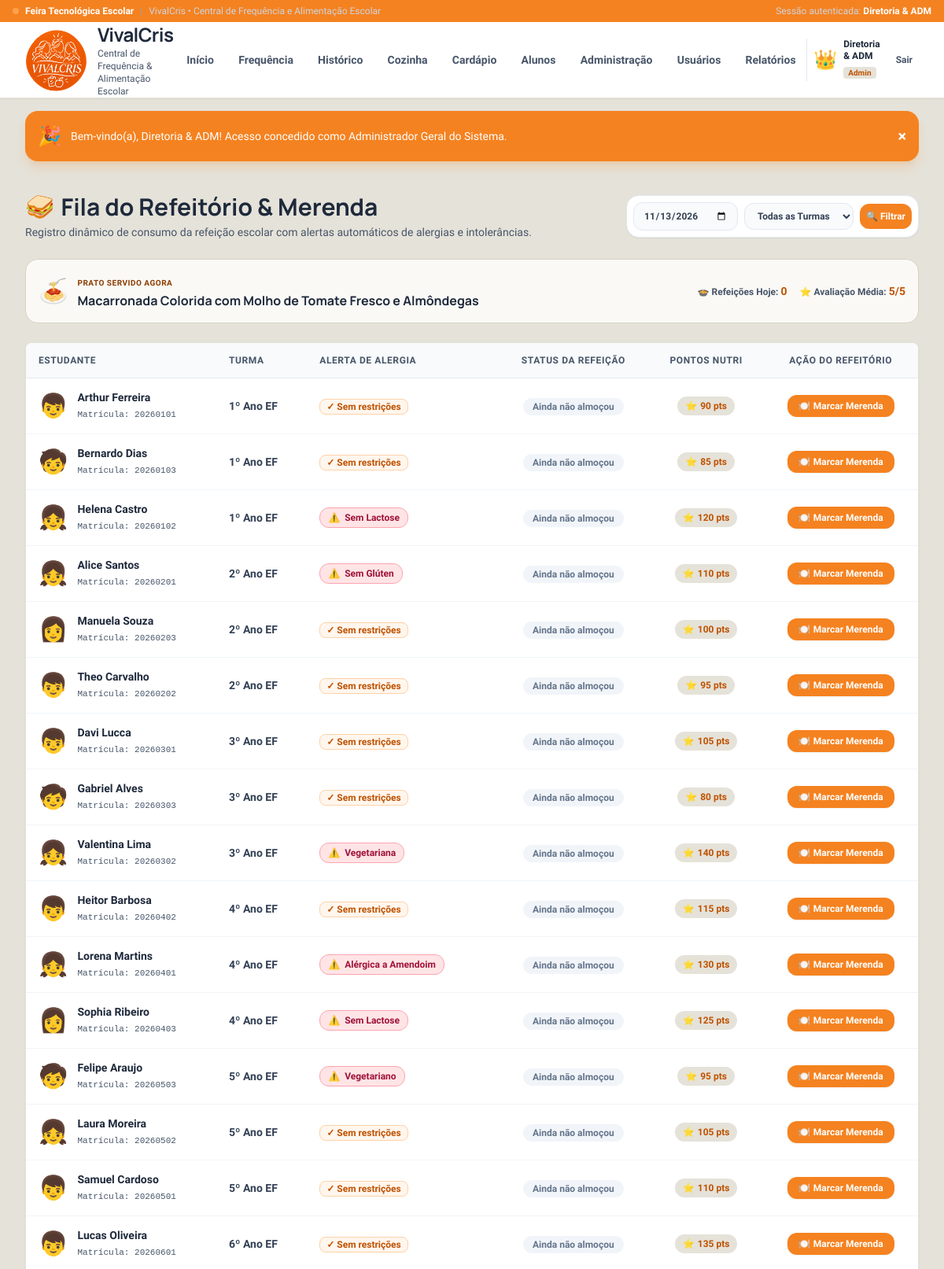
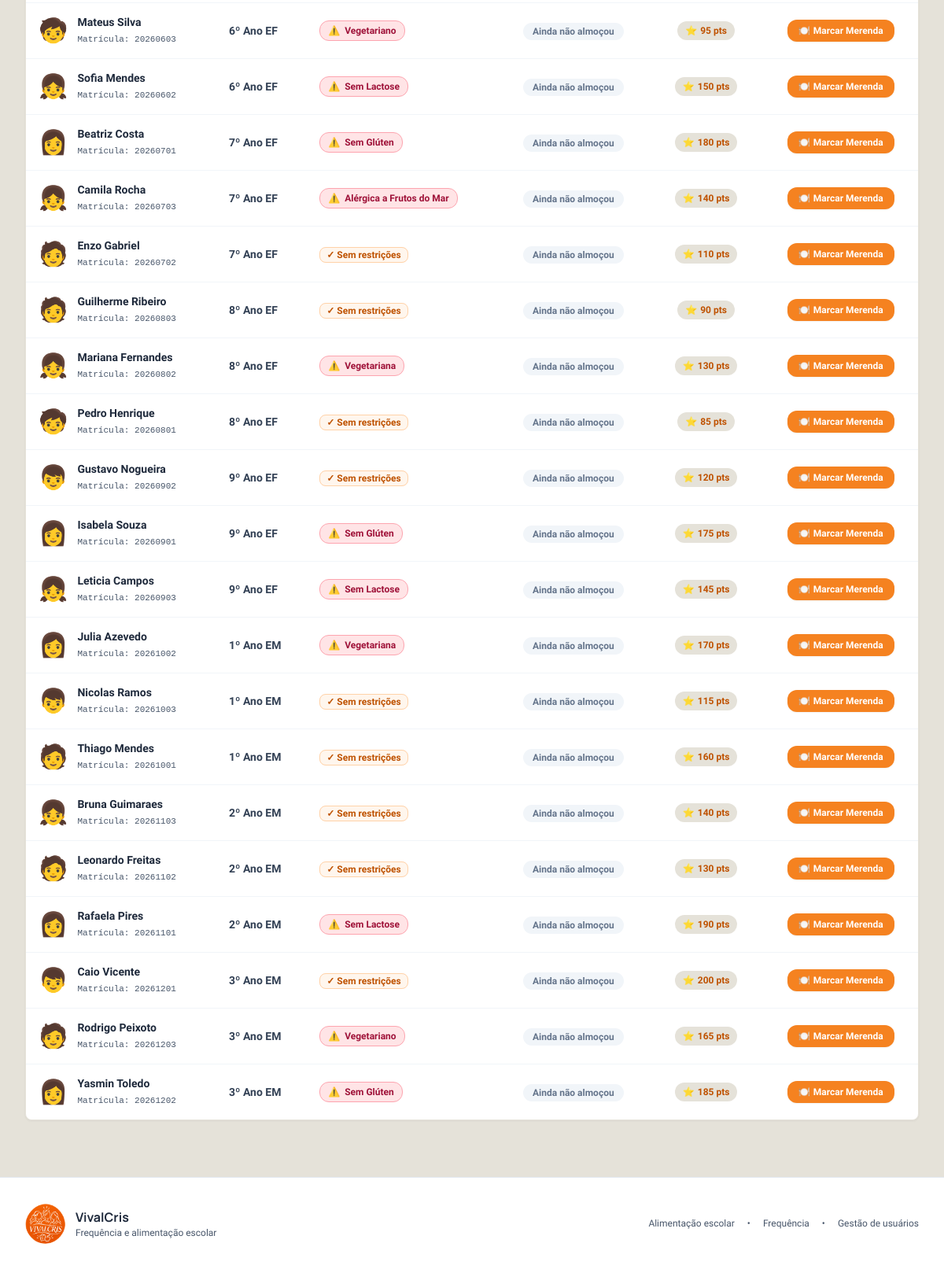
/public/alimentacao/fila (signed in), run on the app's committed database (2 pictures, top to bottom).
### tables this page shows
CREATE TABLE `cardapios` (
    `id` INT AUTO_INCREMENT PRIMARY KEY,
    `dia_semana` VARCHAR(30) NOT NULL,
    `prato_principal` VARCHAR(200) NOT NULL,
    `acompanhamento` VARCHAR(255) NOT NULL,
    `sobremesa` VARCHAR(150) NOT NULL,
    `bebida` VARCHAR(100) NOT NULL,
    `calorias` INT DEFAULT 450,
    `tags` VARCHAR(255) NOT NULL,
    `emoji` VARCHAR(10) NOT NULL
);

CREATE TABLE `alunos` (
    `id` INT AUTO_INCREMENT PRIMARY KEY,
    `nome` VARCHAR(150) NOT NULL,
    `matricula` VARCHAR(50) NOT NULL UNIQUE,
    `turma` VARCHAR(50) NOT NULL,
    `avatar` VARCHAR(10) NOT NULL DEFAULT '👦',
    `restricoes` VARCHAR(255) DEFAULT 'Nenhuma',
    `telefone_responsavel` VARCHAR(30) DEFAULT NULL,
    `pontos_nutri` INT DEFAULT 50,
    `created_at` TIMESTAMP DEFAULT CURRENT_TIMESTAMP
);

### core/Controller.php (called while the page is built, shortened)
<?php
class Controller {
    protected function view(string $viewPath, array $data = []): void {
        extract($data);
        $viewFile = __DIR__ . "/../app/Views/{$viewPath}.php";
        require_once $viewFile;
    }
}

### app/Controllers/AlimentacaoController.php (called while the page is built, shortened)
<?php
class AlimentacaoController extends Controller {
    public function fila(): void {
        $data = $_GET['data'] ?? date('Y-m-d');
        $turma = $_GET['turma'] ?? 'todas';
        $turmas = Aluno::getTurmas();
        $alunos = (!empty($turma) && $turma !== 'todas') ? Aluno::getByTurma($turma) : Aluno::all();
        $cardapioHoje = Cardapio::getCardapioDeHoje();
        $consumoMap = [];
        $stats = Refeicao::getEstatisticas($data);
        $this->view('alimentacao/fila', [
            'data' => $data,
            'turmaSelecionada' => $turma,
            'turmas' => $turmas,
            'alunos' => $alunos,
            'consumoMap' => $consumoMap,
            'cardapioHoje' => $cardapioHoje,
            'stats' => $stats
        ]);
    }
}

### public/index.php (called while the page is built, shortened)
<?php
spl_autoload_register(function ($class) {
    $prefixApp = 'App\\';
    $prefixCore = 'Core\\';
    $baseDirApp = __DIR__ . '/../app/';
    $baseDirCore = __DIR__ . '/../core/';
    if (strncmp($prefixApp, $class, strlen($prefixApp)) === 0) {
        $relativeClass = substr($class, strlen($prefixApp));
        $file = $baseDirApp . str_replace('\\', '/', $relativeClass) . '.php';
        if (file_exists($file)) {
            return;
        }
    }
    if (strncmp($prefixCore, $class, strlen($prefixCore)) === 0) {
        $relativeClass = substr($class, strlen($prefixCore));
        $file = $baseDirCore . str_replace('\\', '/', $relativeClass) . '.php';
        if (file_exists($file)) {
            return;
        }
    }
});
require_once __DIR__ . '/../core/helpers.php';
Router::dispatch();

### core/helpers.php (called while the page is built, shortened)
<?php
if (!function_exists('base_url')) {
    function base_url(): string {
        $scriptName = $_SERVER['SCRIPT_NAME'] ?? '';
        $base = dirname($scriptName);
        return rtrim(str_replace('\\', '/', $base), '/');
    }
}
if (!function_exists('url')) {
    function url(string $path = ''): string {
        $path = ltrim($path, '/');
        $base = base_url();
        return $base ? "{$base}/{$path}" : "/{$path}";
    }
}

### app/Models/Cardapio.php (called while the page is built, shortened)
<?php
class Cardapio extends Model {
    public static function getDoDia(string $diaSemana): ?array {
        $stmt = self::getConnection()->prepare("SELECT * FROM cardapios WHERE dia_semana = ? LIMIT 1");
        $stmt->execute([$diaSemana]);
        $row = $stmt->fetch();
        return $row ?: null;
    }
    public static function getCardapioDeHoje(): array {
        $diasMap = [
            1 => 'Segunda-feira',
            2 => 'Terça-feira',
            3 => 'Quarta-feira',
            4 => 'Quinta-feira',
            5 => 'Sexta-feira',
            6 => 'Segunda-feira',
            0 => 'Segunda-feira'
        ];
        $diaAtual = (int)date('w');
        $nomeDia = $diasMap[$diaAtual] ?? 'Segunda-feira';
        $cardapio = self::getDoDia($nomeDia);
        return $cardapio ?: [
            'id' => 1,
            'dia_semana' => 'Hoje',
            'prato_principal' => 'Prato Nutritivo Especial',
            'acompanhamento' => 'Arroz, Feijão e Salada Colorida',
            'sobremesa' => 'Fruta da Estação',
            'bebida' => 'Suco Natural',
            'calorias' => 450,
            'tags' => 'Vitamina C,Proteína',
            'emoji' => '🍽️'
        ];
    }
}

### core/Model.php (called while the page is built, shortened)
<?php
abstract class Model {
    protected static ?PDO $db = null;
    protected static function getConnection(): PDO {
        if (self::$db === null) {
            self::$db = Database::getInstance();
        }
        return self::$db;
    }
}

### app/Models/Aluno.php (called while the page is built, shortened)
<?php
class Aluno extends Model {
    public static function all(): array {
        $turmas = self::getTurmas();
        $stmt = self::getConnection()->query("SELECT * FROM alunos");
        $todos = $stmt->fetchAll();
        usort($todos, function($a, $b) use ($turmas) {
            $posA = array_search($a['turma'], $turmas);
            $posB = array_search($b['turma'], $turmas);
            if ($posA !== $posB) {
                return $posA <=> $posB;
            }
            return strcmp($a['nome'], $b['nome']);
        });
        return $todos;
    }
    public static function getTurmas(): array {
        $ordem = [
            '1º Ano EF', '2º Ano EF', '3º Ano EF', '4º Ano EF', '5º Ano EF',
            '6º Ano EF', '7º Ano EF', '8º Ano EF', '9º Ano EF',
            '1º Ano EM', '2º Ano EM', '3º Ano EM'
        ];
        $stmt = self::getConnection()->query("SELECT DISTINCT turma FROM alunos");
        $turmas = $stmt->fetchAll(PDO::FETCH_COLUMN);
        usort($turmas, function($a, $b) use ($ordem) {
            $posA = array_search($a, $ordem);
            $posB = array_search($b, $ordem);
            if ($posA === false && $posB === false) return strcmp($a, $b);
            if ($posA === false) return 1;
            if ($posB === false) return -1;
            return $posA <=> $posB;
        });
        return !empty($turmas) ? $turmas : $ordem;
    }
    public static function countTotal(): int {
        $stmt = self::getConnection()->query("SELECT COUNT(*) FROM alunos");
        return (int)$stmt->fetchColumn();
    }
}

### app/Models/Refeicao.php (called while the page is built, shortened)
<?php
class Refeicao extends Model {
    public static function getEstatisticas(string $data): array {
        $totalAlunos = Aluno::countTotal();
        $stmt = self::getConnection()->prepare("
            SELECT
                COUNT(*) as total_refeicoes,
                AVG(avaliacao) as media_avaliacao
            FROM refeicoes
            WHERE data = ?
        ");
        $stmt->execute([$data]);
        $row = $stmt->fetch();
        $totalRefeicoes = (int)($row['total_refeicoes'] ?? 0);
        $mediaAvaliacao = round((float)($row['media_avaliacao'] ?? 5.0), 1);
        $porcentagemAtendida = ($totalAlunos > 0) ? round(($totalRefeicoes / $totalAlunos) * 100, 1) : 0;
        return [
            'total_refeicoes' => $totalRefeicoes,
            'media_avaliacao' => $mediaAvaliacao,
            'porcentagem_atendida' => $porcentagemAtendida
        ];
    }
}

### app/Views/alimentacao/fila.php (the view, shortened to what this page needs)
<?php
require_once __DIR__ . '/../layouts/header.php';
?>
<div class="flex flex-col md:flex-row md:items-center justify-between gap-4 mb-6">
    <div>
        <div class="flex items-center gap-2">
            <span class="text-3xl">🥪</span>
            <h1 class="text-2xl sm:text-3xl font-brand font-bold text-slate-800">Fila do Refeitório & Merenda</h1>
        </div>
        <p class="text-xs sm:text-sm text-slate-600 mt-1">
            Registro dinâmico de consumo da refeição escolar com alertas automáticos de alergias e intolerâncias.
        </p>
    </div>
    <form method="GET" action="<?= url('alimentacao/fila') ?>" class="flex flex-wrap items-center gap-2 bg-white p-2 rounded-2xl border border-slate-200 shadow-sm">
        <input type="date" name="data" value="<?= htmlspecialchars($data) ?>" onchange="this.form.submit()"
               class="text-xs font-semibold px-3 py-2 rounded-xl bg-slate-50 border border-slate-200 text-slate-700">
        <select name="turma" onchange="this.form.submit()"
                class="text-xs font-semibold px-3 py-2 rounded-xl bg-slate-50 border border-slate-200 text-slate-700">
            <option value="todas" <?= ($turmaSelecionada === 'todas') ? 'selected' : '' ?>>Todas as Turmas</option>
        </select>
        <button type="submit" class="p-2 rounded-xl bg-amber-500 hover:bg-amber-600 text-white text-xs font-bold transition">
            🔍 Filtrar
        </button>
    </form>
</div>
<div class="p-4 bg-amber-50 rounded-2xl border border-amber-200 flex flex-col sm:flex-row items-center justify-between gap-4 mb-6">
    <div class="flex items-center gap-3">
        <span class="text-3xl"><?= $cardapioHoje['emoji'] ?></span>
        <div>
            <span class="text-[10px] font-bold text-amber-800 uppercase tracking-wider">Prato Servido Agora</span>
            <h3 class="font-brand font-bold text-slate-800 text-base"><?= htmlspecialchars($cardapioHoje['prato_principal']) ?></h3>
        </div>
    </div>
    <div class="flex items-center gap-4 text-xs font-semibold text-slate-600">
        <span>🍲 Refeições Hoje: <strong class="text-amber-700 text-sm"><?= $stats['total_refeicoes'] ?></strong></span>
        <span>⭐ Avaliação Média: <strong class="text-amber-700 text-sm"><?= $stats['media_avaliacao'] ?>/5</strong></span>
    </div>
</div>
<div class="fun-card overflow-hidden">
    <div class="overflow-x-auto">
        <table class="w-full text-left border-collapse">
            <thead>
                <tr class="bg-slate-50 border-b border-slate-200 text-xs font-bold text-slate-600 uppercase tracking-wider">
                    <th class="py-3.5 px-4">Estudante</th>
                    <th class="py-3.5 px-4">Turma</th>
                    <th class="py-3.5 px-4">Alerta de Alergia</th>
                    <th class="py-3.5 px-4 text-center">Status da Refeição</th>
                    <th class="py-3.5 px-4 text-center">Pontos Nutri</th>
                    <th class="py-3.5 px-4 text-center">Ação do Refeitório</th>
                </tr>
            </thead>
            <tbody class="divide-y divide-slate-100 text-sm">
                <?php foreach ($alunos as $aluno): ?>
                    <?php
                        $jaComeu = isset($consumoMap[$aluno['id']]);
                        $infoConsumo = $jaComeu ? $consumoMap[$aluno['id']] : null;
                        $temAlergia = (!empty($aluno['restricoes']) && strtolower($aluno['restricoes']) !== 'nenhuma');
                    ?>
                    <tr class="hover:bg-amber-50/30 transition-colors">
                        <td class="py-3.5 px-4">
                            <div class="flex items-center gap-3">
                                <span class="text-3xl select-none"><?= $aluno['avatar'] ?></span>
                                <div>
                                    <p class="font-bold text-slate-800"><?= htmlspecialchars($aluno['nome']) ?></p>
                                    <span class="text-[11px] text-slate-600 font-mono">Matrícula: <?= htmlspecialchars($aluno['matricula']) ?></span>
                                </div>
                            </div>
                        </td>
                        <td class="py-3.5 px-4 font-semibold text-slate-700">
                            <?= htmlspecialchars($aluno['turma']) ?>
                        </td>
                        <td class="py-3.5 px-4">
                            <?php if ($temAlergia): ?>
                                <span class="inline-flex items-center gap-1.5 text-xs font-bold px-2.5 py-1 rounded-xl bg-rose-100 text-rose-800 border border-rose-300 animate-pulse-subtle">
                                    <span>⚠️</span> <?= htmlspecialchars($aluno['restricoes']) ?>
                                </span>
                            <?php else: ?>
                                <span class="text-xs text-emerald-700 font-semibold bg-emerald-50 px-2 py-0.5 rounded-lg border border-emerald-200">
                                    ✓ Sem restrições
                                </span>
                            <?php endif; ?>
                        </td>
                        <td class="py-3.5 px-4 text-center">
                            <?php if ($jaComeu): ?>
                                <span class="inline-flex items-center gap-1 px-3 py-1 rounded-xl text-xs font-bold bg-emerald-100 text-emerald-800 border border-emerald-300">
                                    <span>🍽️</span> Almoçou (<?= str_repeat('⭐', $infoConsumo['avaliacao'] ?? 5) ?>)
                                </span>
                            <?php else: ?>
                                <span class="px-3 py-1 rounded-xl text-xs font-bold bg-slate-100 text-slate-500">
                                    Ainda não almoçou
                                </span>
                            <?php endif; ?>
                        </td>
                        <td class="py-3.5 px-4 text-center">
                            <span class="inline-flex items-center gap-1 font-bold text-xs text-amber-700 bg-amber-100 px-2.5 py-1 rounded-full">
                                <span>⭐</span> <?= $aluno['pontos_nutri'] ?? 50 ?> pts
                            </span>
                        </td>
                        <td class="py-3.5 px-4 text-center">
                            <?php if ($jaComeu): ?>
                                <button onclick="toggleConsumoMerenda(<?= $aluno['id'] ?>, <?= $cardapioHoje['id'] ?>, '<?= $data ?>', 'cancelar')"
                                        class="px-3 py-1.5 rounded-xl text-xs font-bold bg-slate-200 hover:bg-rose-100 hover:text-rose-700 text-slate-700 transition">
                                    Cancelar Registro
                                </button>
                            <?php else: ?>
                                <button onclick="abrirModalAvaliarMerenda(<?= $aluno['id'] ?>, '<?= htmlspecialchars(addslashes($aluno['nome'])) ?>', <?= $temAlergia ? 'true' : 'false' ?>, '<?= htmlspecialchars(addslashes($aluno['restricoes'])) ?>')"
                                        class="px-3.5 py-1.5 rounded-xl text-xs font-bold bg-emerald-500 hover:bg-emerald-600 text-white shadow-sm transition transform active:scale-95 flex items-center gap-1 mx-auto">
                                    <span>🍽️</span> Marcar Merenda
                                </button>
                            <?php endif; ?>
                        </td>
                    </tr>
                <?php endforeach; ?>
            </tbody>
        </table>
    </div>
</div>
<?php require_once __DIR__ . '/../layouts/footer.php'; ?>

### public/css/style.css (style rules this page uses)
.fun-card { background: #ffffff; border-radius: 0.5rem; border: 1px solid #e2e8f0; box-shadow: 0 1px 3px rgba(15, 23, 42, 0.05); transition: box-shadow 0.18s ease, border-color 0.18s ease; }
.app-body { background: #f4f7f5; font-family: 'Source Sans 3', sans-serif; }
:root { --vival-white: #ffffff; --vival-peach: #ffb56b; --vival-orange: #f58220; --vival-sand: #e5e2d9; --vival-ink: #413a31; --vival-muted: #756d62; }
.app-body { background: var(--vival-sand); color: var(--vival-ink); }
.fun-card { border-color: var(--vival-sand); }

### data on the page
cardapios: emoji "🍝", prato_principal "Macarronada Colorida com Molho de Tomate Fresco e Almôndegas"
alunos: avatar "👦", nome "Arthur Ferreira", matricula "20260101", turma "1º Ano EF", restricoes "✓ Sem restrições", shows "Ainda não almoçou", pontos_nutri "90"
alunos: avatar "🧒", nome "Bernardo Dias", matricula "20260103", turma "1º Ano EF", restricoes "✓ Sem restrições", shows "Ainda não almoçou", pontos_nutri "85"
alunos: avatar "👧", nome "Helena Castro", matricula "20260102", turma "1º Ano EF", restricoes "Sem Lactose", shows "Ainda não almoçou", pontos_nutri "120"
alunos: avatar "👧", nome "Alice Santos", matricula "20260201", turma "2º Ano EF", restricoes "Sem Glúten", shows "Ainda não almoçou", pontos_nutri "110"
alunos: avatar "👩", nome "Manuela Souza", matricula "20260203", turma "2º Ano EF", restricoes "✓ Sem restrições", shows "Ainda não almoçou", pontos_nutri "100"
alunos: avatar "👦", nome "Theo Carvalho", matricula "20260202", turma "2º Ano EF", restricoes "✓ Sem restrições", shows "Ainda não almoçou", pontos_nutri "95"
alunos: avatar "👦", nome "Davi Lucca", matricula "20260301", turma "3º Ano EF", restricoes "✓ Sem restrições", shows "Ainda não almoçou", pontos_nutri "105"
alunos: avatar "🧒", nome "Gabriel Alves", matricula "20260303", turma "3º Ano EF", restricoes "✓ Sem restrições", shows "Ainda não almoçou", pontos_nutri "80"
alunos: avatar "👧", nome "Valentina Lima", matricula "20260302", turma "3º Ano EF", restricoes "Vegetariana", shows "Ainda não almoçou", pontos_nutri "140"
alunos: avatar "👦", nome "Heitor Barbosa", matricula "20260402", turma "4º Ano EF", restricoes "✓ Sem restrições", shows "Ainda não almoçou", pontos_nutri "115"
alunos: avatar "👧", nome "Lorena Martins", matricula "20260401", turma "4º Ano EF", restricoes "Alérgica a Amendoim", shows "Ainda não almoçou", pontos_nutri "130"
alunos: avatar "👩", nome "Sophia Ribeiro", matricula "20260403", turma "4º Ano EF", restricoes "Sem Lactose", shows "Ainda não almoçou", pontos_nutri "125"
alunos: avatar "🧒", nome "Felipe Araujo", matricula "20260503", turma "5º Ano EF", restricoes "Vegetariano", shows "Ainda não almoçou", pontos_nutri "95"
alunos: avatar "👧", nome "Laura Moreira", matricula "20260502", turma "5º Ano EF", restricoes "✓ Sem restrições", shows "Ainda não almoçou", pontos_nutri "105"
alunos: avatar "👦", nome "Samuel Cardoso", matricula "20260501", turma "5º Ano EF", restricoes "✓ Sem restrições", shows "Ainda não almoçou", pontos_nutri "110"
alunos: avatar "👦", nome "Lucas Oliveira", matricula "20260601", turma "6º Ano EF", restricoes "✓ Sem restrições", shows "Ainda não almoçou", pontos_nutri "135"
alunos: avatar "🧒", nome "Mateus Silva", matricula "20260603", turma "6º Ano EF", restricoes "Vegetariano", shows "Ainda não almoçou", pontos_nutri "95"
alunos: avatar "👧", nome "Sofia Mendes", matricula "20260602", turma "6º Ano EF", restricoes "Sem Lactose", shows "Ainda não almoçou", pontos_nutri "150"
alunos: avatar "👩", nome "Beatriz Costa", matricula "20260701", turma "7º Ano EF", restricoes "Sem Glúten", shows "Ainda não almoçou", pontos_nutri "180"
alunos: avatar "👧", nome "Camila Rocha", matricula "20260703", turma "7º Ano EF", restricoes "Alérgica a Frutos do Mar", shows "Ainda não almoçou", pontos_nutri "140"
alunos: avatar "🧑", nome "Enzo Gabriel", matricula "20260702", turma "7º Ano EF", restricoes "✓ Sem restrições", shows "Ainda não almoçou", pontos_nutri "110"
alunos: avatar "🧑", nome "Guilherme Ribeiro", matricula "20260803", turma "8º Ano EF", restricoes "✓ Sem restrições", shows "Ainda não almoçou", pontos_nutri "90"
alunos: avatar "👧", nome "Mariana Fernandes", matricula "20260802", turma "8º Ano EF", restricoes "Vegetariana", shows "Ainda não almoçou", pontos_nutri "130"
alunos: avatar "🧒", nome "Pedro Henrique", matricula "20260801", turma "8º Ano EF", restricoes "✓ Sem restrições", shows "Ainda não almoçou", pontos_nutri "85"
alunos: avatar "👦", nome "Gustavo Nogueira", matricula "20260902", turma "9º Ano EF", restricoes "✓ Sem restrições", shows "Ainda não almoçou", pontos_nutri "120"
alunos: avatar "👩", nome "Isabela Souza", matricula "20260901", turma "9º Ano EF", restricoes "Sem Glúten", shows "Ainda não almoçou", pontos_nutri "175"
alunos: avatar "👧", nome "Leticia Campos", matricula "20260903", turma "9º Ano EF", restricoes "Sem Lactose", shows "Ainda não almoçou", pontos_nutri "145"
alunos: avatar "👩", nome "Julia Azevedo", matricula "20261002", turma "1º Ano EM", restricoes "Vegetariana", shows "Ainda não almoçou", pontos_nutri "170"
alunos: avatar "👦", nome "Nicolas Ramos", matricula "20261003", turma "1º Ano EM", restricoes "✓ Sem restrições", shows "Ainda não almoçou", pontos_nutri "115"
alunos: avatar "🧑", nome "Thiago Mendes", matricula "20261001", turma "1º Ano EM", restricoes "✓ Sem restrições", shows "Ainda não almoçou", pontos_nutri "160"
alunos: avatar "👧", nome "Bruna Guimaraes", matricula "20261103", turma "2º Ano EM", restricoes "✓ Sem restrições", shows "Ainda não almoçou", pontos_nutri "140"
alunos: avatar "🧑", nome "Leonardo Freitas", matricula "20261102", turma "2º Ano EM", restricoes "✓ Sem restrições", shows "Ainda não almoçou", pontos_nutri "130"
alunos: avatar "👩", nome "Rafaela Pires", matricula "20261101", turma "2º Ano EM", restricoes "Sem Lactose", shows "Ainda não almoçou", pontos_nutri "190"
alunos: avatar "👦", nome "Caio Vicente", matricula "20261201", turma "3º Ano EM", restricoes "✓ Sem restrições", shows "Ainda não almoçou", pontos_nutri "200"
alunos: avatar "🧑", nome "Rodrigo Peixoto", matricula "20261203", turma "3º Ano EM", restricoes "Vegetariano", shows "Ainda não almoçou", pontos_nutri "165"
alunos: avatar "👩", nome "Yasmin Toledo", matricula "20261202", turma "3º Ano EM", restricoes "Sem Glúten", shows "Ainda não almoçou", pontos_nutri "185"

### other printed values
$usuarioLogado['nome'] "Diretoria & ADM"
$usuarioLogado['avatar'] "👑"
$usuarioLogado['perfil'] "Admin"
$_SESSION['flash_success'] "Bem-vindo(a), Diretoria & ADM! Acesso concedido como Administrador Geral do Sistema."
$stats['total_refeicoes'] "0"
$stats['media_avaliacao'] "5"
